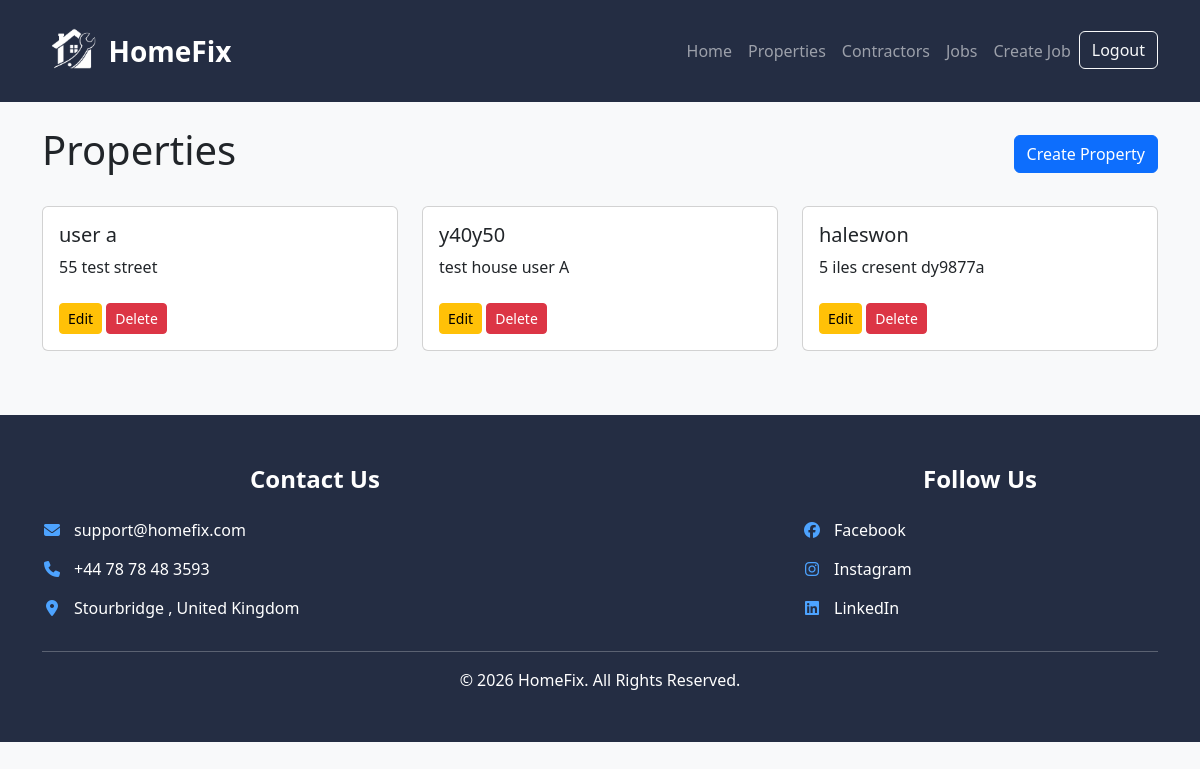
The page /properties/ (signed in) on the database its author committed.
### maintenance/models.py (models this page shows, shortened)
class Property(models.Model):
    PROPERTY_TYPES = [
        ('house', 'House'),
        ('flat', 'Flat'),
        ('bungalow', 'Bungalow'),
        ('other', 'Other'),
    ]
    user = models.ForeignKey(
        User,
        on_delete=models.CASCADE,
        null=True,
        blank=True
    )
    name = models.CharField(max_length=100)
    address = models.TextField()
    property_type = models.CharField(
        max_length=20,
        choices=PROPERTY_TYPES
    )
    created_at = models.DateTimeField(auto_now_add=True)

### maintenance/views.py (the view)
# urls.py: path('properties/', views.property_list, name='property_list'),
@login_required
def property_list(request):
    properties = Property.objects.filter(
        user=request.user
    )
    return render(
        request,
        'maintenance/property_list.html',
        {'properties': properties}
    )

### maintenance/templates/maintenance/property_list.html
{% extends 'maintenance/base.html' %}
{% block content %}
<div class="d-flex justify-content-between align-items-center mb-4">
    <h1>Properties</h1>
    <a href="{% url 'create_property' %}" class="btn btn-primary">
        Create Property
    </a>
</div>
<div class="row">
    {% for property in properties %}
    <div class="col-md-4 mb-3">
        <div class="card">
            <div class="card-body">
                <h5 class="card-title">
                    {{ property.name }}
                </h5>
                <p class="card-text">
                    {{ property.address }}
                </p>
                <a href="/properties/edit/{{ property.id }}/" class="btn btn-warning btn-sm mt-2">
                    Edit
                </a>
                <a href="/properties/delete/{{ property.id }}/" class="btn btn-danger btn-sm mt-2">
                    Delete
                </a>
            </div>
        </div>
    </div>
    {% endfor %}
</div>
{% endblock %}

### maintenance/static/css/style.css (style rules this page uses)
body { background-color: #f8f9fa; }

### rows shown on the page
Property: name "user a", address "55 test street"
Property: name "y40y50", address "test house user A"
Property: name "haleswon", address "5 iles cresent dy9877a"
